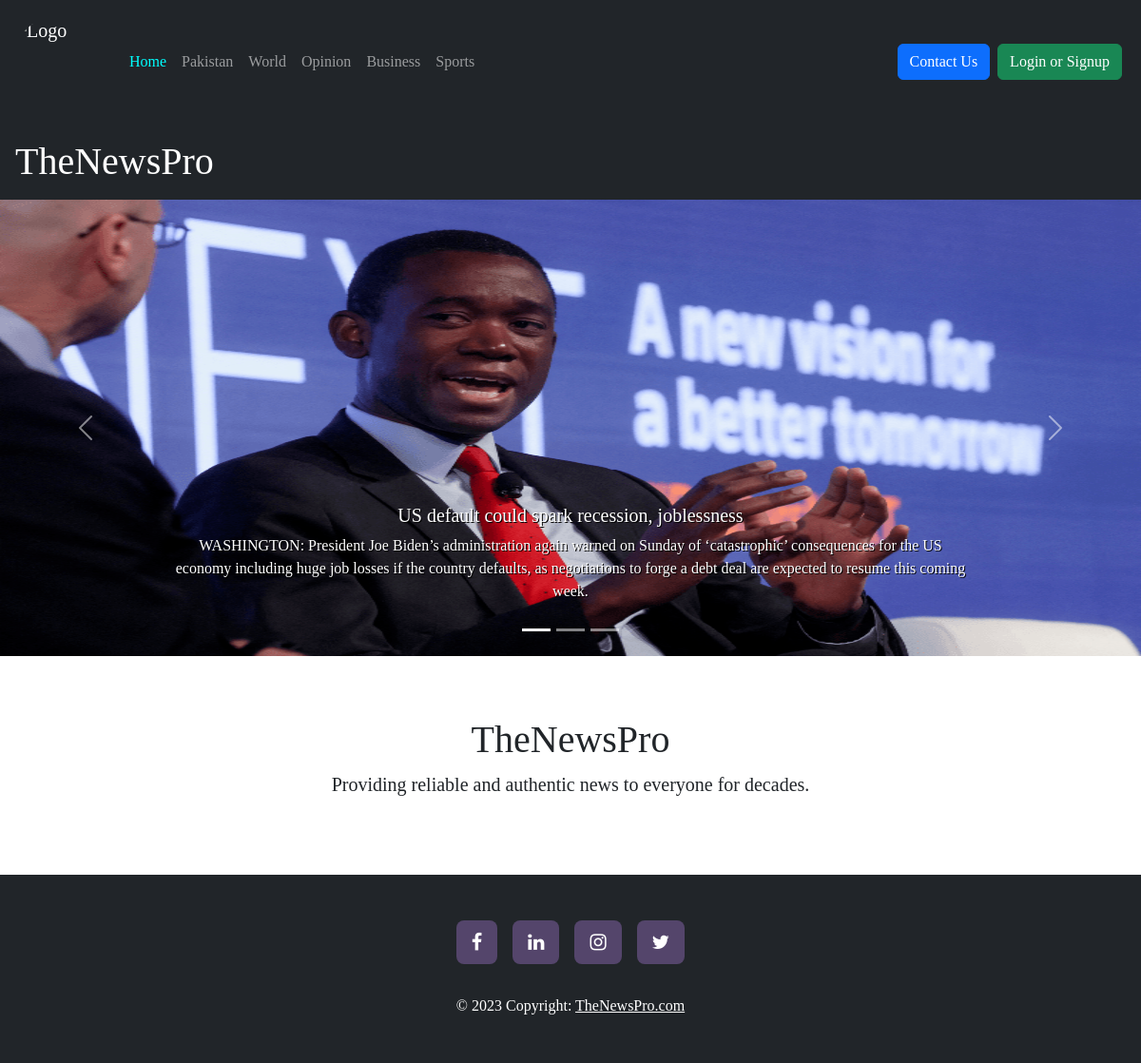
The page / on the database its author committed.
### News/models.py (models this page shows, shortened)
class TopNews(models.Model):
    news_photo = models.FileField(upload_to='TopNews/', max_length=250, null=True, default=None)
    news_heading = models.CharField(max_length=150)
    news_subheading = models.CharField(max_length=400)
    news_content = HTMLField()
    news_at = models.DateTimeField(auto_now_add=True)

### News/views.py (the view)
# urls.py: path('', views.index, name='home'),
def index(request):
    news_object = TopNews.objects.all().order_by('-id')     # Sorting objects in reverse order so that latest comes at top
    contact_us(request)
    data = {
        'news_object_one' : news_object[0],
        'news_object_two' : news_object[1],
        'news_object_three' : news_object[2],
        'title' : 'TheNewsPro'      # Title on home page
    }
    return render(request, 'News/TopNews/HomePage.html', data)

### ContactUs/views.py (called while the page is built)
def contact_us(request):
    if request.method == 'POST':
        contact_us_email = request.POST['contact_us_email']
        contact_us_message = request.POST['contact_us_message']
        contact = Contact(contact_us_email=contact_us_email, contact_us_message=contact_us_message)
        contact.save()      # Saving user email and the message left

### Templates/News/TopNews/HomePage.html (shortened to what this page needs)
{% include 'header.html' %}
<div id="carouselExampleCaptions" class="carousel slide">
    <div class="carousel-indicators">
      <button type="button" data-bs-target="#carouselExampleCaptions" data-bs-slide-to="0" class="active" aria-current="true" aria-label="Slide 1"></button>
      <button type="button" data-bs-target="#carouselExampleCaptions" data-bs-slide-to="1" aria-label="Slide 2"></button>
      <button type="button" data-bs-target="#carouselExampleCaptions" data-bs-slide-to="2" aria-label="Slide 3"></button>
    </div>
    <div class="carousel-inner">
      <div class="carousel-item active">
      <img src="/Media/{{news_object_one.news_photo}}" class="d-block w-100" alt="..." height="480px">
          <div class="carousel-caption d-none d-md-block">
            <a style="color: white; text-decoration: none;" href="/topnews/{{news_object_one.id}}">
              <h5 style="text-shadow: 1px 1px black;">{{news_object_one.news_heading}}</h5>
              <p style="text-shadow: 1px 1px black;">{{news_object_one.news_subheading}}</p>
            </a>
          </div>
      </div>
    </div>
    <button class="carousel-control-prev" type="button" data-bs-target="#carouselExampleCaptions" data-bs-slide="prev">
      <span class="carousel-control-prev-icon" aria-hidden="true"></span>
    </button>
    <button class="carousel-control-next" type="button" data-bs-target="#carouselExampleCaptions" data-bs-slide="next">
      <span class="carousel-control-next-icon" aria-hidden="true"></span>
    </button>
</div>
<div class="text-center my-5 py-3 px-5">
  <h1>TheNewsPro</h1>
  <p class="fs-5">Providing reliable and authentic news to everyone for decades.</p>
</div>
{% include 'footer.html' %}

### Templates/header.html (style rules this page uses)
* { font-family: 'PT Serif', serif; }

### rows shown on the page
TopNews: news_photo (picture), news_heading "US default could spark recession, joblessness", news_subheading "WASHINGTON: President Joe Biden’s administration again warned on Sunday of ‘catastrophic’ consequences for the US economy including huge job losses if the country defaults, as negotiations to forge a debt deal are expected to resume this coming week."
